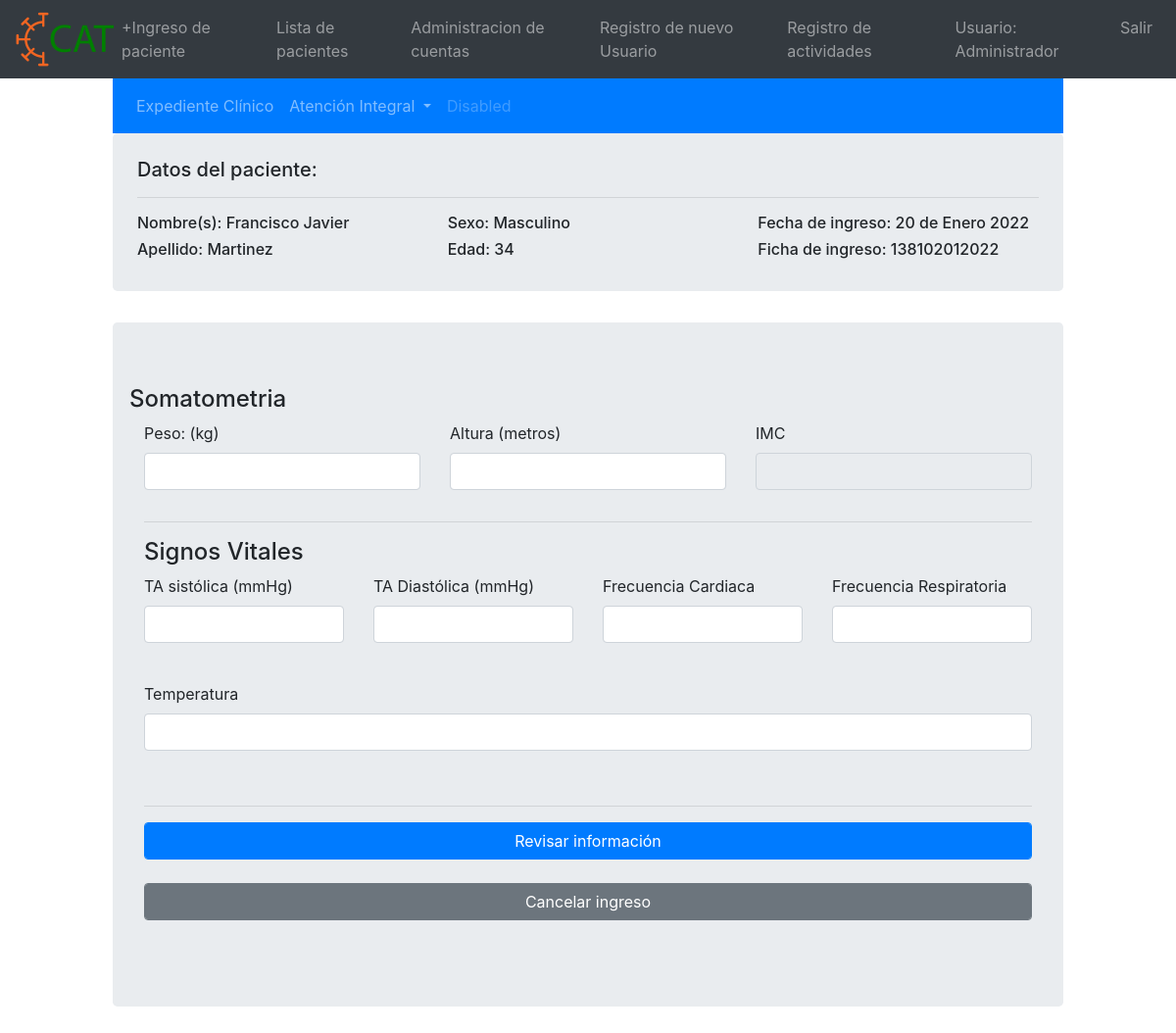
The app's page /somatometria?enter_id=138102012022 (signed in) with its own data.
### main.py (models this page shows)
class User(db.Model, UserMixin):
    id = db.Column(db.Integer, primary_key=True)
    username = db.Column(db.String(20),nullable=False,unique=True)
    user_names = db.Column(db.String(20),nullable=False,unique=False)
    user_first_lastname=db.Column(db.String(20),nullable=False,unique=False)
    user_second_lastname=db.Column(db.String(20),nullable=True,unique=False)
    password = db.Column(db.String(80),nullable=False)
    set_new_password = db.Column(db.Boolean(),nullable=False)
    user_type = db.Column(db.String(20),nullable=False)
    user_cedula = db.Column(db.String(20),nullable=True)
    active_user = db.Column(db.Boolean(),nullable=False)
    created_by = db.Column(db.String(80),nullable=False)
    register_date = db.Column(db.DateTime, default=datetime.datetime.utcnow)

class Patient(db.Model, UserMixin):
    ct = datetime.datetime.now()
    id = db.Column(db.Integer, primary_key=True)
    enter_id = db.Column(db.Integer,nullable=False,unique=True)
    enter_date = db.Column(db.DateTime, default = datetime.datetime.utcnow)
    informacion_introducida_por = db.Column(db.String(20),nullable=False,unique=True)
    names = db.Column(db.String(20),nullable=False,unique=False)
    first_lastname = db.Column(db.String(30),nullable=False,unique=False)
    second_lastname = db.Column(db.String(30),nullable=False,unique=False)
    dia_nacimiento = db.Column(db.String(3),nullable=False)
    mes_nacimiento = db.Column(db.String(3),nullable=False)
    ano_nacimiento = db.Column(db.String(5),nullable=False)
    address_street = db.Column(db.String(30),nullable=False)
    address_number = db.Column(db.String(30),nullable=False)
    address_cp = db.Column(db.String(30),nullable=False)
    address_colonia = db.Column(db.String(40),nullable=False)
    address_municipio = db.Column(db.String(40),nullable=False)
    address_estado = db.Column(db.String(40),nullable=False)
    address_pais = db.Column(db.String(40),nullable=False)
    gender = db.Column(db.String(20),nullable=False)
    prueba_covid = db.Column(db.String(20),nullable=False)
    saturacion = db.Column(db.String(5),nullable=False)
    padecimientos = db.Column(db.String(250),nullable=False)
    alergias = db.Column(db.String(40))
    persona_responsable_nombre = db.Column(db.String(50),nullable=False)
    persona_responsable_parentesco = db.Column(db.String(30),nullable=False)
    persona_responsable_tel = db.Column(db.String(15))
    persona_informante_nombre = db.Column(db.String(50),nullable=False)
    persona_informante_parentesco = db.Column(db.String(30),nullable=False)
    persona_informante_tel = db.Column(db.String(15))
    ant_heredo_familiares = db.Column(db.Boolean(),default = False)
    ant_personales_no_pat = db.Column(db.Boolean(),default = False)
    ant_personales_pat = db.Column(db.Boolean(), default = False)
    ant_pediatricos = db.Column(db.Boolean(), default = False)
    ant_gineco = db.Column(db.String(), default = False)
    somatometria = db.Column(db.Boolean(), default = False)

### main.py (the view, shortened to what this page needs)
@app.route('/somatometria',methods=['GET','POST'])
@login_required
def somatometria():
    if request.method == "GET":
        data = request.args
        enter_id = data.get("enter_id")
        patient = Patient.query.filter_by(enter_id=enter_id).first()
        age = get_age(int(patient.dia_nacimiento),int(patient.mes_nacimiento),int(patient.ano_nacimiento))
        enter_date = patient.enter_date
        enter_date = f"{enter_date.day} de {format_spanish_month(enter_date.month)} {enter_date.year} "
        return render_template("somatometria.html", names=patient.names,enter_id=patient.enter_id,first_lastname=patient.first_lastname,gender=patient.gender,age=age,enter_date=enter_date,patient=patient,format_spanish_month=format_spanish_month)

### main.py (called while the page is built)
@login_manager.user_loader
def load_user(user_id):
    return User.query.get(int(user_id))

def get_age(day,month,year):
    dt = datetime.datetime.today()
    cur_day = dt.day
    cur_month = dt.month
    cur_year = dt.year
    age = cur_year - year
    print(f"day={day} month={month} year={year}")
    if cur_month < month:
        age -=1
        return age
    elif(cur_month==month and cur_day<=day):
        age -= 1
        return age
    return age

def format_spanish_month(month):
    month = int(month)
    if month == 1:
        return "Enero"
    elif month == 2:
        return "Febrero"
    elif month == 3:
        return "Marzo"
    elif month == 4:
        return "Abril"
    elif month == 5:
        return "Mayo"
    elif month == 6:
        return "Junio"
    elif month == 7:
        return "Julio"
    elif month == 8:
        return "Agosto"
    elif month == 9:
        return "Septiembre"
    elif month == 10:
        return "Octubre"
    elif month == 11:
        return "Noviembre"
    else:
        return "Diciembre"

### templates/somatometria.html (shortened to what this page needs)
{%extends "base.html" %}
{%block content%}
<div class="col-1"></div>
<div class="col-10">
    {% from "patient_navbar.html" import patient_navbar with context %}
    {{patient_navbar(enter_id)}}
    {% from "patient_navbar.html" import patient_info with context %}
    {{patient_info( names,first_lastname,gender,age,enter_id,enter_date)}}
        <div class="jumbotron">
            <div class="row">
                    <h4>Somatometria</h4>
            </div>
            <form name="somatometria_form" id="somatometria_form" method="POST">
            <div class="row">
              <div class="col">
                <div class="form-group">
                  <label for="peso">Peso: (kg)</label>
                  <input class="form-control" type="number" id="peso" name="peso">
                </div>
              </div>
              <div class="col">
                <div class="form-group">
                  <label for="altura">Altura (metros)</label><br>
                  <input class="form-control" type="number" id="altura" name="altura">
                </div>
              </div>
              <div class="col">
                <div class="form-group">
                  <label for="altura">IMC</label><br>
                  <input class="form-control" type="number" readonly="true" name="imc" id="imc">
                </div>
              </div>
            </div>
            <hr>
            <h4>Signos Vitales</h4>
            <div class="row">
              <div class="col">
                    <div class="form-group">
                        <label for="sistolica">TA sistólica (mmHg)</label><br>
                        <input class="form-control" type="number" id="ta_sistolica" name="ta_sistolica"><br>
                    </div>
                </div>
                <div class="col">
                    <div class="form-group">
                        <label for="diastolica">TA Diastólica (mmHg)</label><br>
                        <input class="form-control" type="number" id="ta_diastolica" name="ta_diastolica"><br>
                    </div>
                </div>
                <div class="col">
                    <div class="form-group">
                        <label for="cardiaca">Frecuencia Cardiaca</label><br>
                        <input class="form-control" type="number" id="frecuencia_cardiaca" name="frecuencia_cardiaca"><br>
                    </div>
                </div>
                <div class="col">
                    <div class="form-group">
                        <label for="respiratoria">Frecuencia Respiratoria</label><br>
                        <input class="form-control" type="number" id="frecuencia_respiratoria" name="frecuencia_respiratoria"><br>
                    </div>
                </div>
            </div>
            <div class="row">
                <div class="col">
                    <div class="form-group">
                        <label for="temperatura">Temperatura</label><br>
                        <input class="form-control" type="number" id="temperatura" name="temperatura"><br>
                    </div>
                </div>
            </div>
            <hr>
            <button onclick="fill_modal()" type="button" class="btn btn-primary form-control" data-toggle="modal" data-target="#somatometria-modal">Revisar información</button>
            <br>
            <br>
            <button type="submit" class="btn btn-secondary form-control">Cancelar ingreso</button>
        </form>
        <br>
    </div>
</div>
<div class="col-1"></div>
{%endblock%}

### templates/base.html (shortened to what this page needs)
<!DOCTYPE html>
<html lang='es'>
    <head>
        <link rel="stylesheet" href="static/css/bootstrap.min.css">
        <link rel="stylesheet" href="static/css/master.css">
    </head>
    <body>
<nav class="navbar navbar-expand-lg navbar-dark bg-dark">
    <a href="dashboard">
    <img class="logo" src="static/images/cat.png">
    <a>
  <div class="collapse navbar-collapse" id="navbarNavDropdown">
    <ul class="navbar-nav">
      <li class="nav-item">
        <a class="nav-link" href="ingreso_paciente">+Ingreso de paciente</a>
      </li>
      <li class="nav-item">
        <a class="nav-link" href="patients">Lista de pacientes</a>
      </li>
    </ul>
    <ul class="navbar-nav ml-auto">
    <li class="nav-item">
      {% if current_user.type == "Personal administrativo" or current_user.username == "Administrador" %}
      <li class="nav-item">
          <a class="nav-link" href="manage_accounts">Administracion de cuentas</a>
      </li>
      <li class="nav-item">
          <a class="nav-link" href="register">Registro de nuevo Usuario</a>
      </li>
      <li class="nav-item">
          <a class="nav-link" href="log">Registro de actividades</a>
      </li>
      {%endif%}
      {%if current_user.is_authenticated%}
      <li class="nav-item">
          <a class="nav-link">Usuario: {{ current_user.username }}</a>
      </li>
     <li class="nav-item">
          <a class="nav-link" href="logout" >Salir</a>
      </li>
      {% else %}
      <li class="nav-item">
          <a class="nav-link" href="login">Login</a>
      </li>
      {% endif %}
      </ul>
  </div>
</nav>
<div class="container-fluid">
   <div class="row">
    {% block content%}{%endblock%}
    </div>
</div>
</body>
<html>

### templates/patient_navbar.html (shortened to what this page needs)
{% macro patient_navbar(enter_id) %}
<nav class="navbar navbar-expand-lg navbar-dark bg-primary">
  <div class="collapse navbar-collapse" id="navbarSupportedContent">
    <ul class="navbar-nav mr-auto">
      <li class="nav-item">
          <a class="nav-link" role="button" href="patient_dashboard?enter_id={{patient.enter_id}}" aria-haspopup="true" aria-expanded="false">Expediente Clínico</a>
      </li>
      <li class="nav-item dropdown">
        <a class="nav-link dropdown-toggle" href="#" id="navbarDropdown" role="button" data-toggle="dropdown" aria-haspopup="true" aria-expanded="false">
         Atención Integral
        </a>
      </li>
      <li class="nav-item">
        <a class="nav-link disabled" href="#">Disabled</a>
      </li>
    </ul>
 </div>
 </nav>
<link rel="stylesheet" href="static/css/master.css">
{%endmacro%}
{% macro patient_info(names,first_lastname,gender,age,enter_id,enter_date)%}
<div class="jumbotron" style="padding: 25px;">
    <h5> Datos del paciente:</h5>
    <hr>
    <div class="row">
        <div class="col">
            <h6> Nombre(s): {{names}}</h6>
            <h6> Apellido: {{first_lastname}}</h6>
        </div>
        <div class="col">
            <h6>Sexo: {{gender}}</h6>
            <h6>Edad: {{age}}</h6>
        </div>
        <div class="col">
            <h6>Fecha de ingreso: {{enter_date}}</h6>
            <h6>Ficha de ingreso: {{enter_id}}</h6>
        </div>
    </div>
</div>
{% endmacro%}

### records on screen
User: username "Administrador"
Patient: names "Francisco Javier", first_lastname "Martinez", gender "Masculino", enter "138102012022"

### other values on screen
{{ age }} "34"
{{ enter_date }} "20 de Enero 2022"
